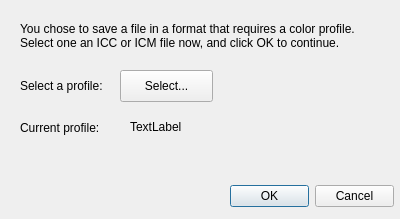
<?xml version="1.0" encoding="UTF-8"?>
<ui version="4.0">
 <class>ICCDialog</class>
 <widget class="QDialog" name="ICCDialog">
  <property name="geometry">
   <rect>
    <x>0</x>
    <y>0</y>
    <width>400</width>
    <height>219</height>
   </rect>
  </property>
  <property name="windowTitle">
   <string>ICC Color Profile</string>
  </property>
  <widget class="QDialogButtonBox" name="buttonBox">
   <property name="geometry">
    <rect>
     <x>230</x>
     <y>180</y>
     <width>164</width>
     <height>32</height>
    </rect>
   </property>
   <property name="orientation">
    <enum>Qt::Horizontal</enum>
   </property>
   <property name="standardButtons">
    <set>QDialogButtonBox::Cancel|QDialogButtonBox::Ok</set>
   </property>
  </widget>
  <widget class="QPushButton" name="selectButton">
   <property name="geometry">
    <rect>
     <x>120</x>
     <y>70</y>
     <width>93</width>
     <height>32</height>
    </rect>
   </property>
   <property name="text">
    <string>Select...</string>
   </property>
  </widget>
  <widget class="QLabel" name="selectedProfile">
   <property name="geometry">
    <rect>
     <x>130</x>
     <y>120</y>
     <width>251</width>
     <height>61</height>
    </rect>
   </property>
   <property name="text">
    <string>TextLabel</string>
   </property>
   <property name="alignment">
    <set>Qt::AlignLeading|Qt::AlignLeft|Qt::AlignTop</set>
   </property>
  </widget>
  <widget class="QLabel" name="introLabel">
   <property name="geometry">
    <rect>
     <x>20</x>
     <y>75</y>
     <width>131</width>
     <height>21</height>
    </rect>
   </property>
   <property name="text">
    <string>Select a profile:</string>
   </property>
  </widget>
  <widget class="QLabel" name="label">
   <property name="geometry">
    <rect>
     <x>20</x>
     <y>120</y>
     <width>100</width>
     <height>16</height>
    </rect>
   </property>
   <property name="text">
    <string>Current profile:</string>
   </property>
  </widget>
  <widget class="QLabel" name="label_2">
   <property name="geometry">
    <rect>
     <x>20</x>
     <y>10</y>
     <width>361</width>
     <height>51</height>
    </rect>
   </property>
   <property name="text">
    <string>You chose to save a file in a format that requires a color profile.  Select one an ICC or ICM file now, and click OK to continue.</string>
   </property>
   <property name="wordWrap">
    <bool>true</bool>
   </property>
  </widget>
 </widget>
 <resources/>
 <connections>
  <connection>
   <sender>buttonBox</sender>
   <signal>accepted()</signal>
   <receiver>ICCDialog</receiver>
   <slot>accept()</slot>
   <hints>
    <hint type="sourcelabel">
     <x>248</x>
     <y>254</y>
    </hint>
    <hint type="destinationlabel">
     <x>157</x>
     <y>274</y>
    </hint>
   </hints>
  </connection>
  <connection>
   <sender>buttonBox</sender>
   <signal>rejected()</signal>
   <receiver>ICCDialog</receiver>
   <slot>reject()</slot>
   <hints>
    <hint type="sourcelabel">
     <x>316</x>
     <y>260</y>
    </hint>
    <hint type="destinationlabel">
     <x>286</x>
     <y>274</y>
    </hint>
   </hints>
  </connection>
 </connections>
</ui>
